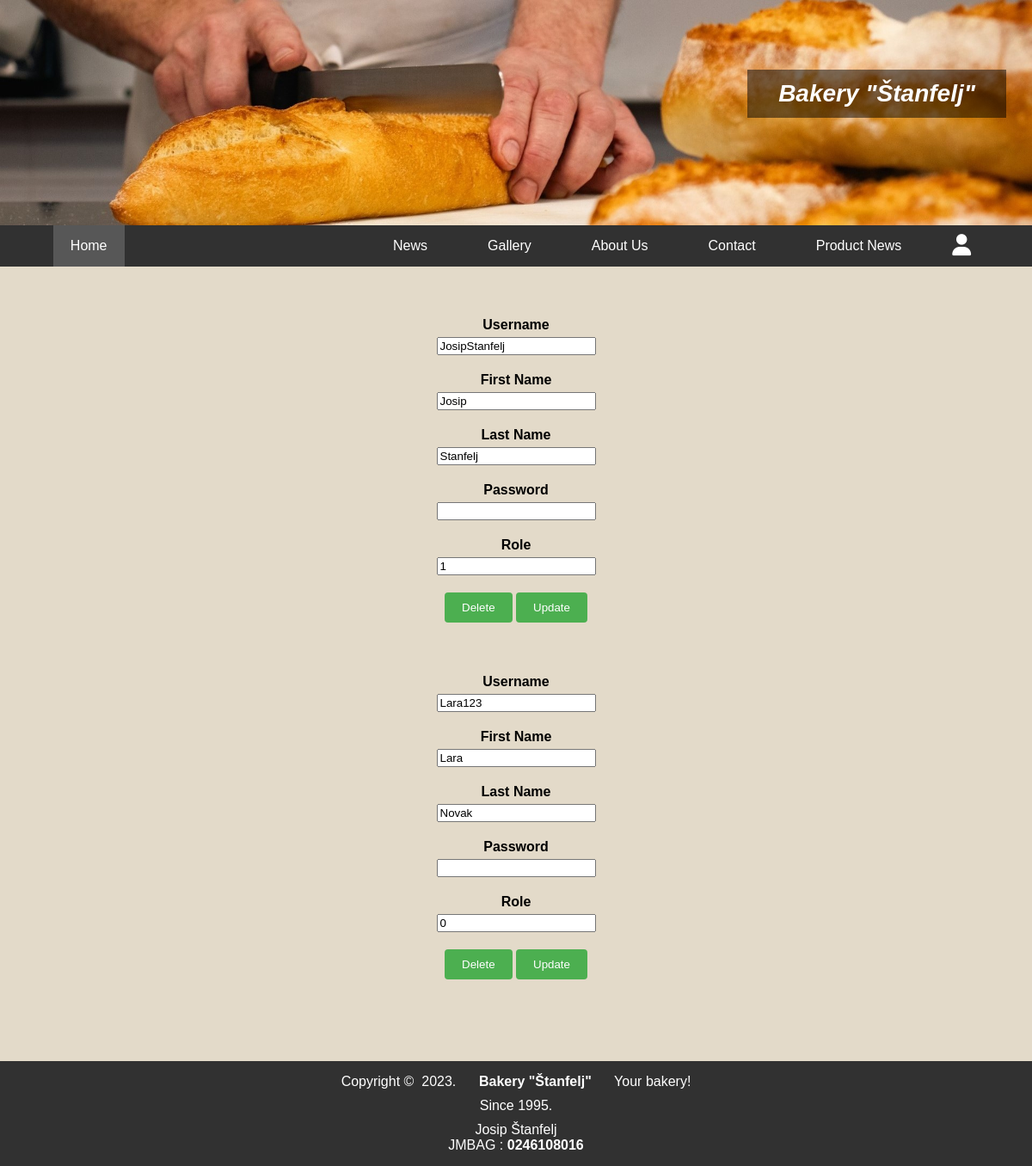
The app's page /edit_users.php with its own data.
### tables this page shows
CREATE TABLE `korisnici` (
  `id` int(11) NOT NULL,
  `ime` varchar(32) NOT NULL,
  `prezime` varchar(32) NOT NULL,
  `korisnicko_ime` varchar(32) NOT NULL,
  `lozinka` varchar(255) NOT NULL,
  `razina` tinyint(4) NOT NULL
);

### edit_users.php (the view, shortened to what this page needs)
<!DOCTYPE html>
<html lang="en">
<head>
    <link rel="stylesheet" href="style.css">
</head>
<body>
    <header>
        <img  src="Slike/header-picture.jpg" alt="naslovna slika" class="header-image">
        <div class="overlaytext">Bakery "Štanfelj"</div>
    </header>
    <nav class="sticky">
        <ul>
            <li><a class="selected"  href="home.php">Home</a></li>
            <div class="nav-right">
                <li><a href="news.php">News</a></li>
                <li><a href="gallery.php">Gallery</a></li>
                <li><a href="aboutus.php">About Us</a></li>
                <li><a href="contact.php">Contact</a></li>
                <li><a href="kategorija.php?id=Product news" class="">Product News</a></li>
                <?php
                if(isset($_SESSION['loggedin']) && $_SESSION['loggedin'] === true && $_SESSION['role'] === 1){
                    echo " <li class='selected liicon'>
                    <i class=' fa-solid fa-user icon'></i>
                        <ul class='dropdown'>
                            <li><a class='selected' href='administracija.php'>Administration</a></li>
                            <li><a href='unos.php'>News entry</a></li>
                            <li><a href='signout.php'>Sign Out</a></li>
                        </ul>
                    </li>";
                }
                else{
                    echo " <li class='liicon'>
                    <i class='fa-solid fa-user icon'></i>
                        <ul class='dropdown'>
                            <li><a href='login.php'>Login</a></li>
                            <li><a href='register.php'>Register</a></li>
                        </ul>
                    </li>";
                }
                ?>
            </div>
        </ul>
    </nav>
    <main>
        <?php
            include 'connect.php';
            $query = "SELECT * FROM korisnici";
            $result = mysqli_query($dbc, $query);
            while ($row = mysqli_fetch_array($result)) {
                echo '
                <form action="update_users.php" method="POST">
                <div class="form-item">
                    <label for="username">Username</label>
                    <input type="text" name="username" id="username" value="' . $row['korisnicko_ime'] . '">
                    <br>
                    <span id="messageUsername" class="error"></span>
                </div>
                <div class="form-item">
                    <label for="firstname">First Name</label>
                    <input type="text" name="firstname" id="firstname" value="' . $row['ime'] . '">
                    <br>
                    <span id="messageFirstName" class="error"></span>
                </div>
                <div class="form-item">
                    <label for="lastname">Last Name</label>
                    <input type="text" name="lastname" id="lastname" value="' . $row['prezime'] . '">
                    <br>
                    <span id="messageLastName" class="error"></span>
                </div>
                <div class="form-item">
                    <label for="password1">Password</label>
                    <input type="password" name="password" id="password">
                    <br>
                    <span id="messageTypePassword" class="error"></span>
                </div>
                <div class="form-item">
                    <label for="role">Role</label>
                    <input type="number" name="role" id="role" value="' . $row['razina'] . '">
                    <br>
                    <span id="messageTypeRole" class="error"></span>
                </div>
                <div class="form-item">
                    <input type="hidden" name="id" class="form-field-textual" value="' . $row['id'] . '">
                    <button name="delete" id="deleteButton" type="submit">Delete</button>
                    <button name="update" id="updateButton" type="submit">Update</button>
                </div>
                </form>';
        }
        ?>
</main>
<footer >
    <div class="text1" >
        <p>Copyright © &nbsp;2023. &nbsp;&nbsp;&nbsp;&nbsp; <strong> Bakery "Štanfelj" </strong>&nbsp;&nbsp;&nbsp;&nbsp; Your bakery!</p>
        <p>Since 1995.</p>
    </div>
    <p class="text2">Josip Štanfelj <br> JMBAG : <strong>0246108016</strong></p>
</footer>
</body>
</html>

### style.css (style rules this page uses)
body { font-family: Arial, sans-serif; margin: 0; padding: 0; }
img { margin: 0; padding: 0; }
.header-image { width: 100%; height: auto; display: block; padding: 0; margin: 0; position: relative; }
.selected { background-color: #575757; }
nav { background-color: #313131; margin: 0; padding: 0; position: sticky; top: 0; z-index: 1000; }
nav ul { list-style-type: none; margin: 0; padding: 0; display: flex; flex-direction: row; justify-content:space-around; flex-wrap: wrap; }
.nav-right { width: 75%; display: flex; flex-direction: row; justify-content:right; }
.overlaytext { position:absolute; font-style: italic; top: 6%; right: 30px; color: white; font-size: 28px; font-weight: bold; background-color: rgba(0, 0, 0, 0.5); padding-left: 3%; padding-right: 3%; padding-top: 1%; padding-bottom: 1%; text-align: center; }
nav ul li { margin: 0 15px; }
nav ul li a { text-decoration: none; color: white; padding: 15px 20px; display: block; text-wrap:nowrap; }
main { text-align: center; display: flex; flex-direction: column; justify-content: center; align-items: center; min-height:900px; margin: 0 auto; padding-top: 2%; background-color: #E3DAC9; }
footer { background-color: #313131; color: white; text-align: center; padding: 10px 0; bottom: 0; width: 100%; display: flex; flex-direction: column; align-items: normal; }
footer div p { padding: 5px; margin: 0; }
footer p { padding: 5px; margin: 0; }
.text1 { width: 100%; display: flex; flex-direction: column; }
.icon { display: block; text-align: center; font-size:25px; padding: auto; margin: 0 auto; color: white; }
.liicon { display: flex; justify-content: center; align-items: center; padding-left: 1%; padding-right: 1%; }
.form-item { margin-bottom: 20px; }
.form-item label { display: block; font-weight: bold; margin-bottom: 5px; }
button[type="submit"], button[type="reset"] { padding: 10px 20px; background-color: #4CAF50; color: white; border: none; border-radius: 4px; cursor: pointer; }
form { width: 40%; margin-bottom: 40px; }

### records on screen
korisnici: username "JosipStanfelj", firstname "Josip", lastname "Stanfelj", role "1"
korisnici: username "Lara123", firstname "Lara", lastname "Novak", role "0"
